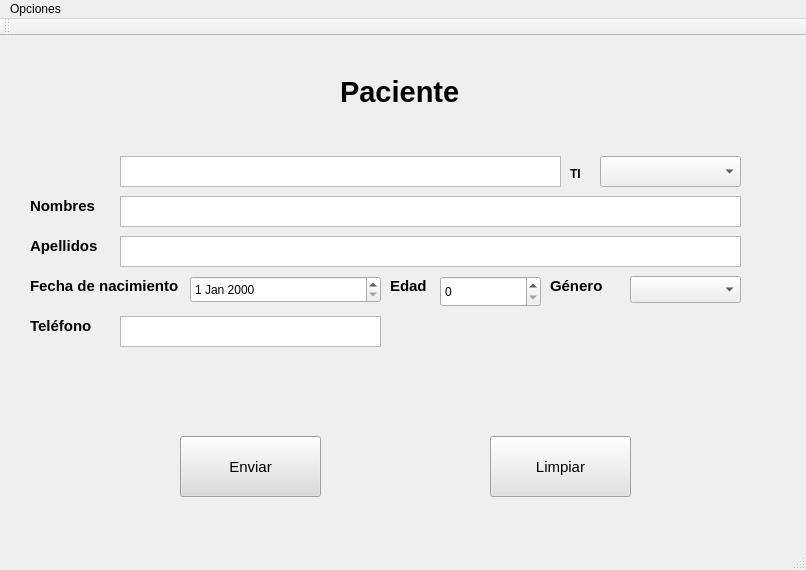
<?xml version="1.0" encoding="UTF-8"?>
<ui version="4.0">
 <class>MainWindow</class>
 <widget class="QMainWindow" name="MainWindow">
  <property name="geometry">
   <rect>
    <x>0</x>
    <y>0</y>
    <width>806</width>
    <height>570</height>
   </rect>
  </property>
  <property name="windowTitle">
   <string>Agregar paciente</string>
  </property>
  <property name="styleSheet">
   <string notr="true"/>
  </property>
  <widget class="QWidget" name="centralWidget">
   <widget class="QPushButton" name="send">
    <property name="geometry">
     <rect>
      <x>180</x>
      <y>400</y>
      <width>141</width>
      <height>61</height>
     </rect>
    </property>
    <property name="font">
     <font>
      <pointsize>11</pointsize>
     </font>
    </property>
    <property name="styleSheet">
     <string notr="true">background-color: rgb(220, 220, 220);</string>
    </property>
    <property name="text">
     <string>Enviar</string>
    </property>
   </widget>
   <widget class="QLabel" name="label">
    <property name="geometry">
     <rect>
      <x>340</x>
      <y>40</y>
      <width>141</width>
      <height>31</height>
     </rect>
    </property>
    <property name="font">
     <font>
      <family>MS Shell Dlg 2</family>
      <pointsize>22</pointsize>
      <weight>75</weight>
      <bold>true</bold>
     </font>
    </property>
    <property name="text">
     <string>Paciente</string>
    </property>
   </widget>
   <widget class="QLabel" name="label_3">
    <property name="geometry">
     <rect>
      <x>570</x>
      <y>130</y>
      <width>21</width>
      <height>16</height>
     </rect>
    </property>
    <property name="font">
     <font>
      <weight>75</weight>
      <bold>true</bold>
     </font>
    </property>
    <property name="text">
     <string>TI</string>
    </property>
   </widget>
   <widget class="QLabel" name="label_4">
    <property name="geometry">
     <rect>
      <x>30</x>
      <y>160</y>
      <width>71</width>
      <height>20</height>
     </rect>
    </property>
    <property name="font">
     <font>
      <pointsize>11</pointsize>
      <weight>75</weight>
      <bold>true</bold>
     </font>
    </property>
    <property name="text">
     <string>Nombres</string>
    </property>
   </widget>
   <widget class="QLabel" name="label_5">
    <property name="geometry">
     <rect>
      <x>30</x>
      <y>200</y>
      <width>71</width>
      <height>20</height>
     </rect>
    </property>
    <property name="font">
     <font>
      <pointsize>11</pointsize>
      <weight>75</weight>
      <bold>true</bold>
     </font>
    </property>
    <property name="text">
     <string>Apellidos</string>
    </property>
   </widget>
   <widget class="QLabel" name="label_6">
    <property name="geometry">
     <rect>
      <x>550</x>
      <y>240</y>
      <width>71</width>
      <height>20</height>
     </rect>
    </property>
    <property name="font">
     <font>
      <pointsize>11</pointsize>
      <weight>75</weight>
      <bold>true</bold>
     </font>
    </property>
    <property name="text">
     <string>Género</string>
    </property>
   </widget>
   <widget class="QComboBox" name="gender">
    <property name="geometry">
     <rect>
      <x>630</x>
      <y>240</y>
      <width>111</width>
      <height>27</height>
     </rect>
    </property>
   </widget>
   <widget class="QDateEdit" name="dateEdit">
    <property name="geometry">
     <rect>
      <x>190</x>
      <y>240</y>
      <width>191</width>
      <height>27</height>
     </rect>
    </property>
   </widget>
   <widget class="QLabel" name="label_7">
    <property name="geometry">
     <rect>
      <x>30</x>
      <y>240</y>
      <width>151</width>
      <height>20</height>
     </rect>
    </property>
    <property name="font">
     <font>
      <pointsize>11</pointsize>
      <weight>75</weight>
      <bold>true</bold>
     </font>
    </property>
    <property name="text">
     <string>Fecha de nacimiento</string>
    </property>
   </widget>
   <widget class="QComboBox" name="ti">
    <property name="geometry">
     <rect>
      <x>600</x>
      <y>120</y>
      <width>141</width>
      <height>31</height>
     </rect>
    </property>
    <property name="styleSheet">
     <string notr="true">border-color: rgb(0, 0, 0);</string>
    </property>
   </widget>
   <widget class="QLabel" name="label_8">
    <property name="geometry">
     <rect>
      <x>30</x>
      <y>280</y>
      <width>71</width>
      <height>20</height>
     </rect>
    </property>
    <property name="font">
     <font>
      <pointsize>11</pointsize>
      <weight>75</weight>
      <bold>true</bold>
     </font>
    </property>
    <property name="text">
     <string>Teléfono</string>
    </property>
   </widget>
   <widget class="QSpinBox" name="spinBox">
    <property name="geometry">
     <rect>
      <x>440</x>
      <y>240</y>
      <width>101</width>
      <height>31</height>
     </rect>
    </property>
   </widget>
   <widget class="QLabel" name="label_9">
    <property name="geometry">
     <rect>
      <x>390</x>
      <y>240</y>
      <width>41</width>
      <height>20</height>
     </rect>
    </property>
    <property name="font">
     <font>
      <pointsize>11</pointsize>
      <weight>75</weight>
      <bold>true</bold>
     </font>
    </property>
    <property name="text">
     <string>Edad</string>
    </property>
   </widget>
   <widget class="QPushButton" name="clean">
    <property name="geometry">
     <rect>
      <x>490</x>
      <y>400</y>
      <width>141</width>
      <height>61</height>
     </rect>
    </property>
    <property name="font">
     <font>
      <pointsize>11</pointsize>
     </font>
    </property>
    <property name="styleSheet">
     <string notr="true">background-color: rgb(226, 226, 226);
</string>
    </property>
    <property name="text">
     <string>Limpiar</string>
    </property>
   </widget>
   <widget class="QTextEdit" name="idp">
    <property name="geometry">
     <rect>
      <x>120</x>
      <y>120</y>
      <width>441</width>
      <height>31</height>
     </rect>
    </property>
    <property name="styleSheet">
     <string notr="true">border-color: rgb(0, 0, 0);</string>
    </property>
   </widget>
   <widget class="QTextEdit" name="name">
    <property name="geometry">
     <rect>
      <x>120</x>
      <y>160</y>
      <width>621</width>
      <height>31</height>
     </rect>
    </property>
   </widget>
   <widget class="QTextEdit" name="last">
    <property name="geometry">
     <rect>
      <x>120</x>
      <y>200</y>
      <width>621</width>
      <height>31</height>
     </rect>
    </property>
   </widget>
   <widget class="QTextEdit" name="phone">
    <property name="geometry">
     <rect>
      <x>120</x>
      <y>280</y>
      <width>261</width>
      <height>31</height>
     </rect>
    </property>
   </widget>
  </widget>
  <widget class="QToolBar" name="mainToolBar">
   <attribute name="toolBarArea">
    <enum>TopToolBarArea</enum>
   </attribute>
   <attribute name="toolBarBreak">
    <bool>false</bool>
   </attribute>
  </widget>
  <widget class="QStatusBar" name="statusBar"/>
  <widget class="QMenuBar" name="menuBar">
   <property name="geometry">
    <rect>
     <x>0</x>
     <y>0</y>
     <width>806</width>
     <height>21</height>
    </rect>
   </property>
   <widget class="QMenu" name="menuOpciones">
    <property name="title">
     <string>Opciones</string>
    </property>
   </widget>
   <addaction name="menuOpciones"/>
  </widget>
 </widget>
 <layoutdefault spacing="6" margin="11"/>
 <resources/>
 <connections/>
</ui>
